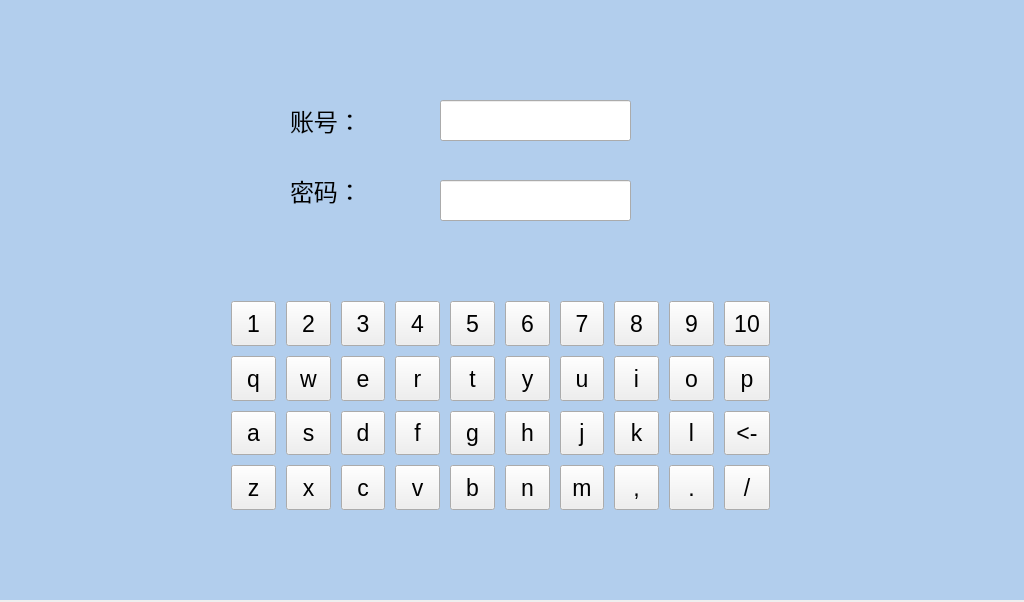
<?xml version="1.0" encoding="UTF-8"?>
<ui version="4.0">
 <class>softkey</class>
 <widget class="QMainWindow" name="softkey">
  <property name="geometry">
   <rect>
    <x>0</x>
    <y>0</y>
    <width>1024</width>
    <height>602</height>
   </rect>
  </property>
  <property name="font">
   <font>
    <pointsize>15</pointsize>
   </font>
  </property>
  <property name="windowTitle">
   <string>softkey</string>
  </property>
  <widget class="QWidget" name="centralWidget">
   <widget class="QLineEdit" name="userEdit">
    <property name="geometry">
     <rect>
      <x>440</x>
      <y>100</y>
      <width>191</width>
      <height>41</height>
     </rect>
    </property>
   </widget>
   <widget class="QLineEdit" name="passwordEdit">
    <property name="geometry">
     <rect>
      <x>440</x>
      <y>180</y>
      <width>191</width>
      <height>41</height>
     </rect>
    </property>
   </widget>
   <widget class="QLabel" name="label_2">
    <property name="geometry">
     <rect>
      <x>290</x>
      <y>100</y>
      <width>101</width>
      <height>41</height>
     </rect>
    </property>
    <property name="font">
     <font>
      <pointsize>18</pointsize>
     </font>
    </property>
    <property name="text">
     <string>账号：</string>
    </property>
   </widget>
   <widget class="QLabel" name="label_3">
    <property name="geometry">
     <rect>
      <x>290</x>
      <y>170</y>
      <width>101</width>
      <height>41</height>
     </rect>
    </property>
    <property name="font">
     <font>
      <pointsize>18</pointsize>
     </font>
    </property>
    <property name="text">
     <string>密码：</string>
    </property>
   </widget>
   <widget class="mylabel" name="backgroundlabel">
    <property name="geometry">
     <rect>
      <x>0</x>
      <y>0</y>
      <width>1024</width>
      <height>600</height>
     </rect>
    </property>
    <property name="styleSheet">
     <string notr="true">background-color: rgb(178, 206, 237);</string>
    </property>
    <property name="text">
     <string/>
    </property>
   </widget>
   <widget class="QWidget" name="myWidget" native="true">
    <property name="geometry">
     <rect>
      <x>190</x>
      <y>260</y>
      <width>651</width>
      <height>271</height>
     </rect>
    </property>
    <widget class="QWidget" name="gridLayoutWidget">
     <property name="geometry">
      <rect>
       <x>30</x>
       <y>30</y>
       <width>561</width>
       <height>231</height>
      </rect>
     </property>
     <layout class="QGridLayout" name="gridLayout">
      <property name="spacing">
       <number>10</number>
      </property>
      <item row="3" column="0">
       <widget class="softkeys" name="toolButton_2">
        <property name="sizePolicy">
         <sizepolicy hsizetype="Expanding" vsizetype="Expanding">
          <horstretch>0</horstretch>
          <verstretch>0</verstretch>
         </sizepolicy>
        </property>
        <property name="font">
         <font>
          <pointsize>17</pointsize>
         </font>
        </property>
        <property name="text">
         <string>z</string>
        </property>
       </widget>
      </item>
      <item row="0" column="3">
       <widget class="softkeys" name="toolButton_7">
        <property name="sizePolicy">
         <sizepolicy hsizetype="Expanding" vsizetype="Expanding">
          <horstretch>0</horstretch>
          <verstretch>0</verstretch>
         </sizepolicy>
        </property>
        <property name="font">
         <font>
          <pointsize>17</pointsize>
         </font>
        </property>
        <property name="text">
         <string>4</string>
        </property>
       </widget>
      </item>
      <item row="3" column="3">
       <widget class="softkeys" name="toolButton_22">
        <property name="sizePolicy">
         <sizepolicy hsizetype="Expanding" vsizetype="Expanding">
          <horstretch>0</horstretch>
          <verstretch>0</verstretch>
         </sizepolicy>
        </property>
        <property name="font">
         <font>
          <pointsize>17</pointsize>
         </font>
        </property>
        <property name="text">
         <string>v</string>
        </property>
       </widget>
      </item>
      <item row="1" column="6">
       <widget class="softkeys" name="toolButton_29">
        <property name="sizePolicy">
         <sizepolicy hsizetype="Expanding" vsizetype="Expanding">
          <horstretch>0</horstretch>
          <verstretch>0</verstretch>
         </sizepolicy>
        </property>
        <property name="font">
         <font>
          <pointsize>17</pointsize>
         </font>
        </property>
        <property name="text">
         <string>u</string>
        </property>
       </widget>
      </item>
      <item row="2" column="1">
       <widget class="softkeys" name="toolButton_15">
        <property name="sizePolicy">
         <sizepolicy hsizetype="Expanding" vsizetype="Expanding">
          <horstretch>0</horstretch>
          <verstretch>0</verstretch>
         </sizepolicy>
        </property>
        <property name="font">
         <font>
          <pointsize>17</pointsize>
         </font>
        </property>
        <property name="text">
         <string>s</string>
        </property>
       </widget>
      </item>
      <item row="0" column="7">
       <widget class="softkeys" name="toolButton_11">
        <property name="sizePolicy">
         <sizepolicy hsizetype="Expanding" vsizetype="Expanding">
          <horstretch>0</horstretch>
          <verstretch>0</verstretch>
         </sizepolicy>
        </property>
        <property name="font">
         <font>
          <pointsize>17</pointsize>
         </font>
        </property>
        <property name="text">
         <string>8</string>
        </property>
       </widget>
      </item>
      <item row="1" column="8">
       <widget class="softkeys" name="toolButton_31">
        <property name="sizePolicy">
         <sizepolicy hsizetype="Expanding" vsizetype="Expanding">
          <horstretch>0</horstretch>
          <verstretch>0</verstretch>
         </sizepolicy>
        </property>
        <property name="font">
         <font>
          <pointsize>17</pointsize>
         </font>
        </property>
        <property name="text">
         <string>o</string>
        </property>
       </widget>
      </item>
      <item row="1" column="9">
       <widget class="softkeys" name="toolButton_32">
        <property name="sizePolicy">
         <sizepolicy hsizetype="Expanding" vsizetype="Expanding">
          <horstretch>0</horstretch>
          <verstretch>0</verstretch>
         </sizepolicy>
        </property>
        <property name="font">
         <font>
          <pointsize>17</pointsize>
         </font>
        </property>
        <property name="text">
         <string>p</string>
        </property>
       </widget>
      </item>
      <item row="2" column="5">
       <widget class="softkeys" name="toolButton_27">
        <property name="sizePolicy">
         <sizepolicy hsizetype="Expanding" vsizetype="Expanding">
          <horstretch>0</horstretch>
          <verstretch>0</verstretch>
         </sizepolicy>
        </property>
        <property name="font">
         <font>
          <pointsize>17</pointsize>
         </font>
        </property>
        <property name="text">
         <string>h</string>
        </property>
       </widget>
      </item>
      <item row="3" column="7">
       <widget class="softkeys" name="toolButton_38">
        <property name="sizePolicy">
         <sizepolicy hsizetype="Expanding" vsizetype="Expanding">
          <horstretch>0</horstretch>
          <verstretch>0</verstretch>
         </sizepolicy>
        </property>
        <property name="font">
         <font>
          <pointsize>17</pointsize>
         </font>
        </property>
        <property name="text">
         <string>,</string>
        </property>
       </widget>
      </item>
      <item row="1" column="0">
       <widget class="softkeys" name="toolButton_4">
        <property name="sizePolicy">
         <sizepolicy hsizetype="Expanding" vsizetype="Expanding">
          <horstretch>0</horstretch>
          <verstretch>0</verstretch>
         </sizepolicy>
        </property>
        <property name="font">
         <font>
          <pointsize>17</pointsize>
         </font>
        </property>
        <property name="text">
         <string>q</string>
        </property>
       </widget>
      </item>
      <item row="0" column="5">
       <widget class="softkeys" name="toolButton_9">
        <property name="sizePolicy">
         <sizepolicy hsizetype="Expanding" vsizetype="Expanding">
          <horstretch>0</horstretch>
          <verstretch>0</verstretch>
         </sizepolicy>
        </property>
        <property name="font">
         <font>
          <pointsize>17</pointsize>
         </font>
        </property>
        <property name="text">
         <string>6</string>
        </property>
       </widget>
      </item>
      <item row="1" column="3">
       <widget class="softkeys" name="toolButton_20">
        <property name="sizePolicy">
         <sizepolicy hsizetype="Expanding" vsizetype="Expanding">
          <horstretch>0</horstretch>
          <verstretch>0</verstretch>
         </sizepolicy>
        </property>
        <property name="font">
         <font>
          <pointsize>17</pointsize>
         </font>
        </property>
        <property name="text">
         <string>r</string>
        </property>
       </widget>
      </item>
      <item row="1" column="2">
       <widget class="softkeys" name="toolButton_17">
        <property name="sizePolicy">
         <sizepolicy hsizetype="Expanding" vsizetype="Expanding">
          <horstretch>0</horstretch>
          <verstretch>0</verstretch>
         </sizepolicy>
        </property>
        <property name="font">
         <font>
          <pointsize>17</pointsize>
         </font>
        </property>
        <property name="text">
         <string>e</string>
        </property>
       </widget>
      </item>
      <item row="0" column="8">
       <widget class="softkeys" name="toolButton_12">
        <property name="sizePolicy">
         <sizepolicy hsizetype="Expanding" vsizetype="Expanding">
          <horstretch>0</horstretch>
          <verstretch>0</verstretch>
         </sizepolicy>
        </property>
        <property name="font">
         <font>
          <pointsize>17</pointsize>
         </font>
        </property>
        <property name="text">
         <string>9</string>
        </property>
       </widget>
      </item>
      <item row="0" column="6">
       <widget class="softkeys" name="toolButton_10">
        <property name="sizePolicy">
         <sizepolicy hsizetype="Expanding" vsizetype="Expanding">
          <horstretch>0</horstretch>
          <verstretch>0</verstretch>
         </sizepolicy>
        </property>
        <property name="font">
         <font>
          <pointsize>17</pointsize>
         </font>
        </property>
        <property name="text">
         <string>7</string>
        </property>
       </widget>
      </item>
      <item row="3" column="1">
       <widget class="softkeys" name="toolButton_16">
        <property name="sizePolicy">
         <sizepolicy hsizetype="Expanding" vsizetype="Expanding">
          <horstretch>0</horstretch>
          <verstretch>0</verstretch>
         </sizepolicy>
        </property>
        <property name="font">
         <font>
          <pointsize>17</pointsize>
         </font>
        </property>
        <property name="text">
         <string>x</string>
        </property>
       </widget>
      </item>
      <item row="2" column="4">
       <widget class="softkeys" name="toolButton_24">
        <property name="sizePolicy">
         <sizepolicy hsizetype="Expanding" vsizetype="Expanding">
          <horstretch>0</horstretch>
          <verstretch>0</verstretch>
         </sizepolicy>
        </property>
        <property name="font">
         <font>
          <pointsize>17</pointsize>
         </font>
        </property>
        <property name="text">
         <string>g</string>
        </property>
       </widget>
      </item>
      <item row="0" column="2">
       <widget class="softkeys" name="toolButton_6">
        <property name="sizePolicy">
         <sizepolicy hsizetype="Expanding" vsizetype="Expanding">
          <horstretch>0</horstretch>
          <verstretch>0</verstretch>
         </sizepolicy>
        </property>
        <property name="font">
         <font>
          <pointsize>17</pointsize>
         </font>
        </property>
        <property name="text">
         <string>3</string>
        </property>
       </widget>
      </item>
      <item row="1" column="5">
       <widget class="softkeys" name="toolButton_26">
        <property name="sizePolicy">
         <sizepolicy hsizetype="Expanding" vsizetype="Expanding">
          <horstretch>0</horstretch>
          <verstretch>0</verstretch>
         </sizepolicy>
        </property>
        <property name="font">
         <font>
          <pointsize>17</pointsize>
         </font>
        </property>
        <property name="text">
         <string>y</string>
        </property>
       </widget>
      </item>
      <item row="2" column="0">
       <widget class="softkeys" name="toolButton_3">
        <property name="sizePolicy">
         <sizepolicy hsizetype="Expanding" vsizetype="Expanding">
          <horstretch>0</horstretch>
          <verstretch>0</verstretch>
         </sizepolicy>
        </property>
        <property name="font">
         <font>
          <pointsize>17</pointsize>
         </font>
        </property>
        <property name="text">
         <string>a</string>
        </property>
       </widget>
      </item>
      <item row="3" column="8">
       <widget class="softkeys" name="toolButton_39">
        <property name="sizePolicy">
         <sizepolicy hsizetype="Expanding" vsizetype="Expanding">
          <horstretch>0</horstretch>
          <verstretch>0</verstretch>
         </sizepolicy>
        </property>
        <property name="font">
         <font>
          <pointsize>17</pointsize>
         </font>
        </property>
        <property name="text">
         <string>.</string>
        </property>
       </widget>
      </item>
      <item row="2" column="2">
       <widget class="softkeys" name="toolButton_18">
        <property name="sizePolicy">
         <sizepolicy hsizetype="Expanding" vsizetype="Expanding">
          <horstretch>0</horstretch>
          <verstretch>0</verstretch>
         </sizepolicy>
        </property>
        <property name="font">
         <font>
          <pointsize>17</pointsize>
         </font>
        </property>
        <property name="text">
         <string>d</string>
        </property>
       </widget>
      </item>
      <item row="3" column="5">
       <widget class="softkeys" name="toolButton_28">
        <property name="sizePolicy">
         <sizepolicy hsizetype="Expanding" vsizetype="Expanding">
          <horstretch>0</horstretch>
          <verstretch>0</verstretch>
         </sizepolicy>
        </property>
        <property name="font">
         <font>
          <pointsize>17</pointsize>
         </font>
        </property>
        <property name="text">
         <string>n</string>
        </property>
       </widget>
      </item>
      <item row="2" column="3">
       <widget class="softkeys" name="toolButton_21">
        <property name="sizePolicy">
         <sizepolicy hsizetype="Expanding" vsizetype="Expanding">
          <horstretch>0</horstretch>
          <verstretch>0</verstretch>
         </sizepolicy>
        </property>
        <property name="font">
         <font>
          <pointsize>17</pointsize>
         </font>
        </property>
        <property name="text">
         <string>f</string>
        </property>
       </widget>
      </item>
      <item row="1" column="1">
       <widget class="softkeys" name="toolButton_14">
        <property name="sizePolicy">
         <sizepolicy hsizetype="Expanding" vsizetype="Expanding">
          <horstretch>0</horstretch>
          <verstretch>0</verstretch>
         </sizepolicy>
        </property>
        <property name="font">
         <font>
          <pointsize>17</pointsize>
         </font>
        </property>
        <property name="text">
         <string>w</string>
        </property>
       </widget>
      </item>
      <item row="0" column="4">
       <widget class="softkeys" name="toolButton_8">
        <property name="enabled">
         <bool>true</bool>
        </property>
        <property name="sizePolicy">
         <sizepolicy hsizetype="Expanding" vsizetype="Expanding">
          <horstretch>0</horstretch>
          <verstretch>0</verstretch>
         </sizepolicy>
        </property>
        <property name="font">
         <font>
          <pointsize>17</pointsize>
         </font>
        </property>
        <property name="text">
         <string>5</string>
        </property>
       </widget>
      </item>
      <item row="3" column="6">
       <widget class="softkeys" name="toolButton_37">
        <property name="sizePolicy">
         <sizepolicy hsizetype="Expanding" vsizetype="Expanding">
          <horstretch>0</horstretch>
          <verstretch>0</verstretch>
         </sizepolicy>
        </property>
        <property name="font">
         <font>
          <pointsize>17</pointsize>
         </font>
        </property>
        <property name="text">
         <string>m</string>
        </property>
       </widget>
      </item>
      <item row="2" column="8">
       <widget class="softkeys" name="toolButton_35">
        <property name="sizePolicy">
         <sizepolicy hsizetype="Expanding" vsizetype="Expanding">
          <horstretch>0</horstretch>
          <verstretch>0</verstretch>
         </sizepolicy>
        </property>
        <property name="font">
         <font>
          <pointsize>17</pointsize>
         </font>
        </property>
        <property name="text">
         <string>l</string>
        </property>
       </widget>
      </item>
      <item row="3" column="4">
       <widget class="softkeys" name="toolButton_25">
        <property name="sizePolicy">
         <sizepolicy hsizetype="Expanding" vsizetype="Expanding">
          <horstretch>0</horstretch>
          <verstretch>0</verstretch>
         </sizepolicy>
        </property>
        <property name="font">
         <font>
          <pointsize>17</pointsize>
         </font>
        </property>
        <property name="text">
         <string>b</string>
        </property>
       </widget>
      </item>
      <item row="1" column="7">
       <widget class="softkeys" name="toolButton_30">
        <property name="sizePolicy">
         <sizepolicy hsizetype="Expanding" vsizetype="Expanding">
          <horstretch>0</horstretch>
          <verstretch>0</verstretch>
         </sizepolicy>
        </property>
        <property name="font">
         <font>
          <pointsize>17</pointsize>
         </font>
        </property>
        <property name="text">
         <string>i</string>
        </property>
       </widget>
      </item>
      <item row="3" column="2">
       <widget class="softkeys" name="toolButton_19">
        <property name="sizePolicy">
         <sizepolicy hsizetype="Expanding" vsizetype="Expanding">
          <horstretch>0</horstretch>
          <verstretch>0</verstretch>
         </sizepolicy>
        </property>
        <property name="font">
         <font>
          <pointsize>17</pointsize>
         </font>
        </property>
        <property name="text">
         <string>c</string>
        </property>
       </widget>
      </item>
      <item row="0" column="1">
       <widget class="softkeys" name="toolButton_5">
        <property name="sizePolicy">
         <sizepolicy hsizetype="Expanding" vsizetype="Expanding">
          <horstretch>0</horstretch>
          <verstretch>0</verstretch>
         </sizepolicy>
        </property>
        <property name="font">
         <font>
          <pointsize>17</pointsize>
         </font>
        </property>
        <property name="text">
         <string>2</string>
        </property>
        <property name="iconSize">
         <size>
          <width>25</width>
          <height>25</height>
         </size>
        </property>
       </widget>
      </item>
      <item row="2" column="7">
       <widget class="softkeys" name="toolButton_34">
        <property name="sizePolicy">
         <sizepolicy hsizetype="Expanding" vsizetype="Expanding">
          <horstretch>0</horstretch>
          <verstretch>0</verstretch>
         </sizepolicy>
        </property>
        <property name="font">
         <font>
          <pointsize>17</pointsize>
         </font>
        </property>
        <property name="text">
         <string>k</string>
        </property>
       </widget>
      </item>
      <item row="2" column="6">
       <widget class="softkeys" name="toolButton_33">
        <property name="sizePolicy">
         <sizepolicy hsizetype="Expanding" vsizetype="Expanding">
          <horstretch>0</horstretch>
          <verstretch>0</verstretch>
         </sizepolicy>
        </property>
        <property name="font">
         <font>
          <pointsize>17</pointsize>
         </font>
        </property>
        <property name="text">
         <string>j</string>
        </property>
       </widget>
      </item>
      <item row="2" column="9">
       <widget class="softkeys" name="toolButton_36">
        <property name="sizePolicy">
         <sizepolicy hsizetype="Expanding" vsizetype="Expanding">
          <horstretch>0</horstretch>
          <verstretch>0</verstretch>
         </sizepolicy>
        </property>
        <property name="font">
         <font>
          <pointsize>17</pointsize>
         </font>
        </property>
        <property name="text">
         <string>&lt;-</string>
        </property>
       </widget>
      </item>
      <item row="3" column="9">
       <widget class="softkeys" name="toolButton_40">
        <property name="sizePolicy">
         <sizepolicy hsizetype="Expanding" vsizetype="Expanding">
          <horstretch>0</horstretch>
          <verstretch>0</verstretch>
         </sizepolicy>
        </property>
        <property name="font">
         <font>
          <pointsize>17</pointsize>
         </font>
        </property>
        <property name="text">
         <string>/</string>
        </property>
       </widget>
      </item>
      <item row="0" column="9">
       <widget class="softkeys" name="toolButton_13">
        <property name="sizePolicy">
         <sizepolicy hsizetype="Expanding" vsizetype="Expanding">
          <horstretch>0</horstretch>
          <verstretch>0</verstretch>
         </sizepolicy>
        </property>
        <property name="font">
         <font>
          <pointsize>17</pointsize>
         </font>
        </property>
        <property name="text">
         <string>10</string>
        </property>
       </widget>
      </item>
      <item row="1" column="4">
       <widget class="softkeys" name="toolButton_23">
        <property name="sizePolicy">
         <sizepolicy hsizetype="Expanding" vsizetype="Expanding">
          <horstretch>0</horstretch>
          <verstretch>0</verstretch>
         </sizepolicy>
        </property>
        <property name="font">
         <font>
          <pointsize>17</pointsize>
         </font>
        </property>
        <property name="text">
         <string>t</string>
        </property>
       </widget>
      </item>
      <item row="0" column="0">
       <widget class="softkeys" name="toolButton_41">
        <property name="sizePolicy">
         <sizepolicy hsizetype="Expanding" vsizetype="Expanding">
          <horstretch>0</horstretch>
          <verstretch>0</verstretch>
         </sizepolicy>
        </property>
        <property name="font">
         <font>
          <pointsize>17</pointsize>
         </font>
        </property>
        <property name="text">
         <string>1</string>
        </property>
        <property name="iconSize">
         <size>
          <width>25</width>
          <height>25</height>
         </size>
        </property>
       </widget>
      </item>
     </layout>
    </widget>
   </widget>
   <zorder>backgroundlabel</zorder>
   <zorder>userEdit</zorder>
   <zorder>passwordEdit</zorder>
   <zorder>label_2</zorder>
   <zorder>label_3</zorder>
   <zorder>myWidget</zorder>
  </widget>
 </widget>
 <layoutdefault spacing="6" margin="11"/>
 <customwidgets>
  <customwidget>
   <class>mylabel</class>
   <extends>QLabel</extends>
   <header location="global">mylabel.h</header>
  </customwidget>
  <customwidget>
   <class>softkeys</class>
   <extends>QToolButton</extends>
   <header location="global">softkeys.h</header>
  </customwidget>
 </customwidgets>
 <resources/>
 <connections/>
</ui>
